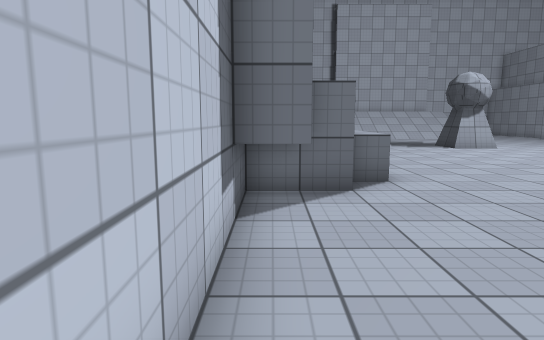
view 1 (above)

20 first-person views from a walk through a Unity game level. The camera is 1.3 m above the floor, tilts 8° down and sees 75° across. The floor is counted in squares, 1 m on a side. Each view is taken from the middle of a square. On the plan, view 1 faces up. The plan holds only what a view shows up to about 15 squares ahead; the rest is blank. The place goes on beyond the plan. The player is left out. Surface patterns are stand-ins for the level's own textures.

view 2
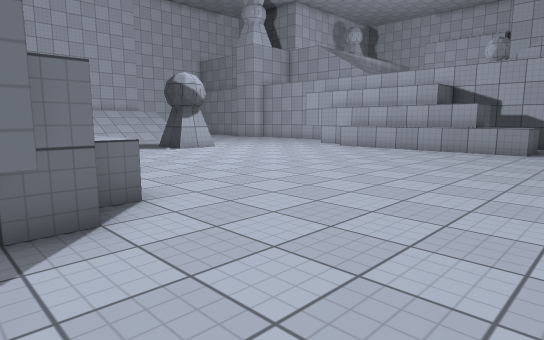

view 3
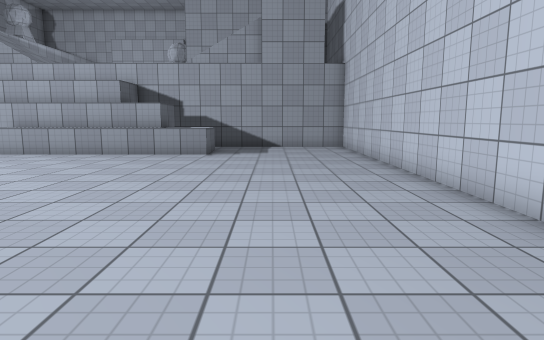

view 4
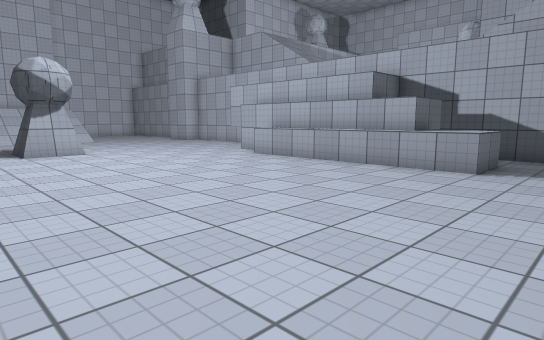

view 5
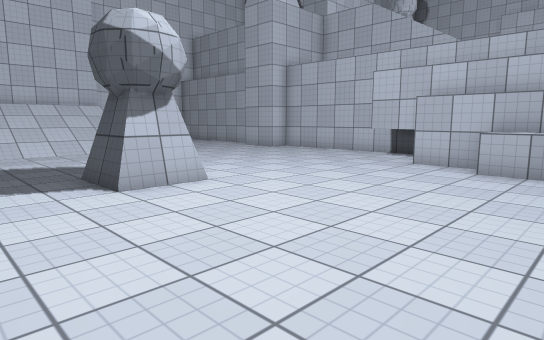

view 6
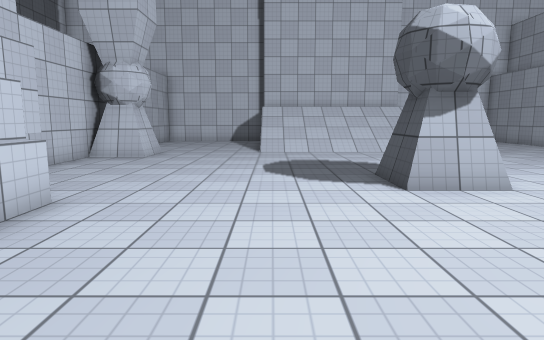

view 7
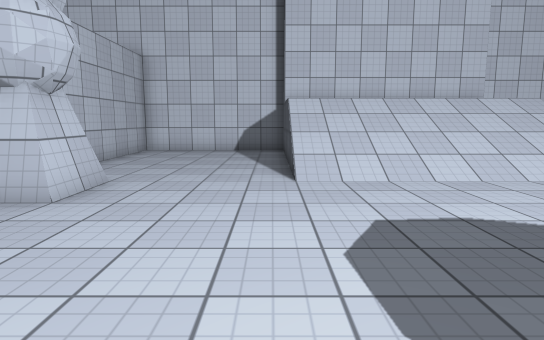

view 8
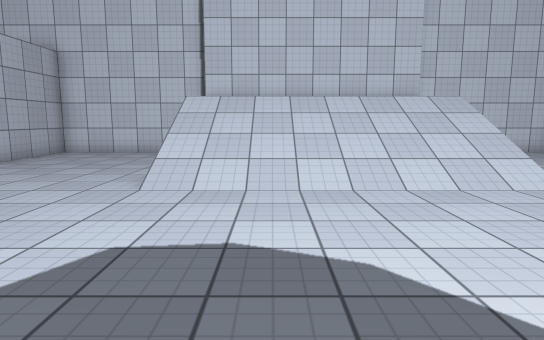

view 9
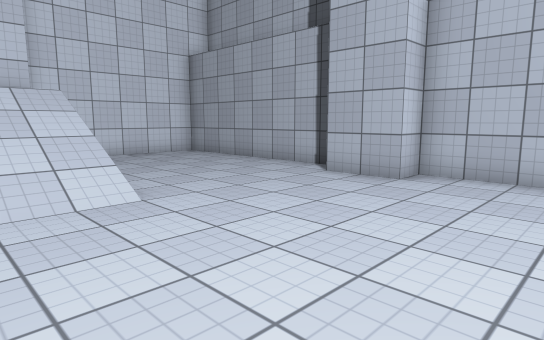

view 10
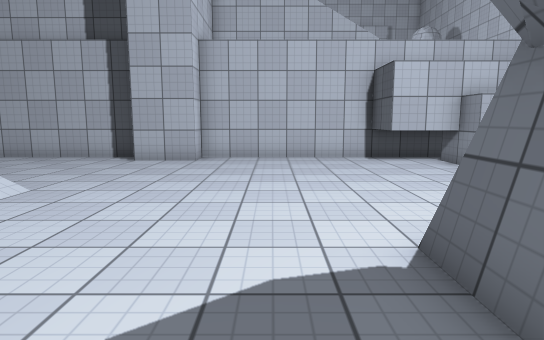

view 11
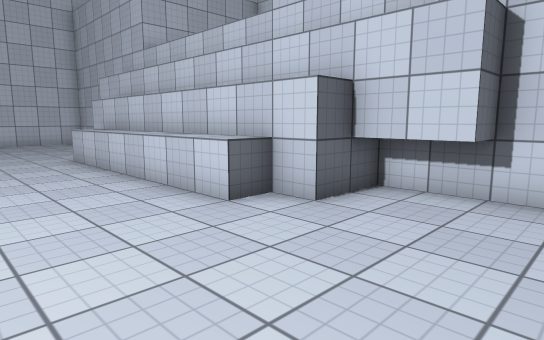

view 12
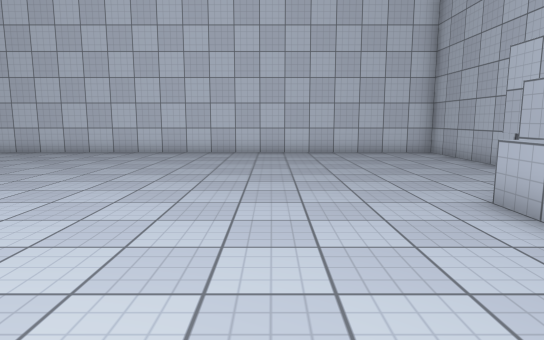

view 13
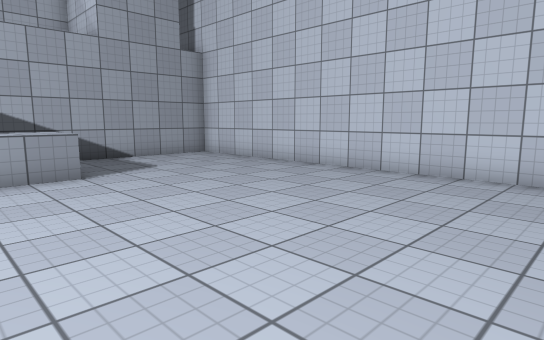

view 14
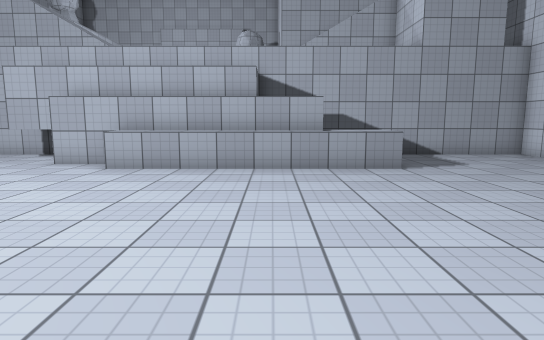

view 15
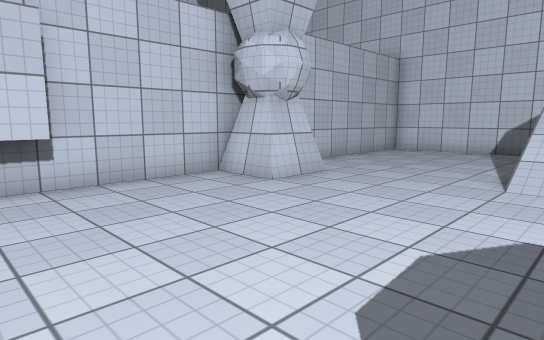

view 16
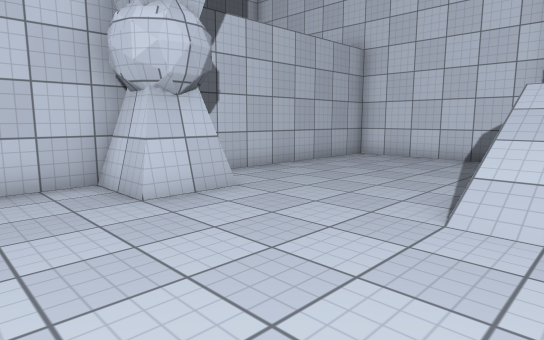

view 17
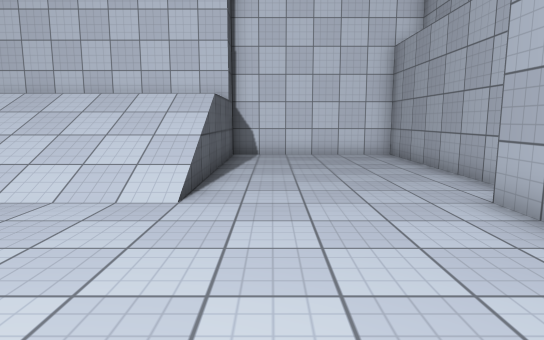

view 18
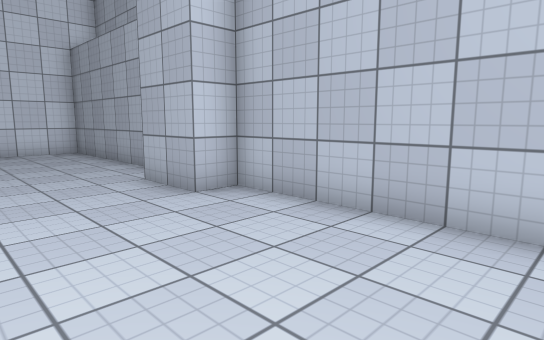

view 19
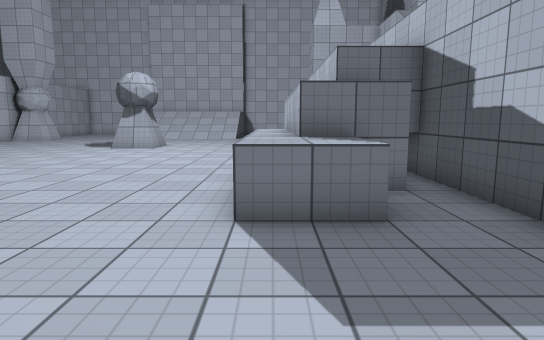

view 20
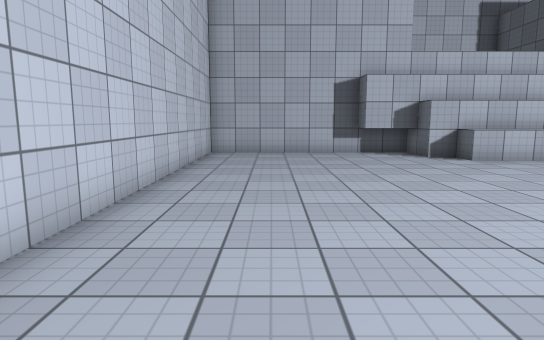

### Floor plan
Key: @ floor where view 1 was taken; # wall or solid block; . floor; / step, stairs or slope; ^ raised ledge.
Columns run from 1 left of view 1 to 20 right of it. Each row starts with its distance up from view 1.
 33 ########      ########
 32 #......########......#
 31 #......        ......#
 30 #......        ......#
 29 #......        ......#
 28 #......////////......#
 27 #......////////......#
 26 #......////////......#
 25 #......////////......#
 24 ###.................##
 23 ###.................##
 22 #....................#
 21 #....................#
 20 #....................#
 19 #....................#
 18 ##........##.........#
 17 ##........##.........#
 16 ###................###
 15   #^...............###
 14   #^..............####
 13   #^..............#
 12   #^.............^#
 11   #^.............^#
 10   #^.............^#
  9   #^.............^####
  8   #^.............^# .#
  7 ###..............^##.#
  6 ##...............^^..#
  5 ##...............^^..#
  4 #....................#
  3 #....................#
  2 #....................#
  1 #....................#
  0 #@...................#
 -1 #....................#
 -2 ######################

Where each view was taken, in squares from view 1:
view 1: 0 up, 0 right, facing up
view 2: 2 up, 0 right, facing up-right
view 3: 2 up, 2 right, facing right
view 4: 2 up, 6 right, facing up-right
view 5: 10 up, 6 right, facing up-right
view 6: 10 up, 6 right, facing up
view 7: 17 up, 5 right, facing up
view 8: 18 up, 8 right, facing up
view 9: 19 up, 11 right, facing up-right
view 10: 20 up, 7 right, facing right
view 11: 20 up, 6 right, facing down-left
view 12: 13 up, 6 right, facing down
view 13: 7 up, 7 right, facing down-right
view 14: 8 up, 6 right, facing right
view 15: 17 up, 7 right, facing up-left
view 16: 20 up, 7 right, facing up-left
view 17: 19 up, 15 right, facing up
view 18: 17 up, 15 right, facing up-right
view 19: 0 up, 16 right, facing up
view 20: 1 up, 14 right, facing left
